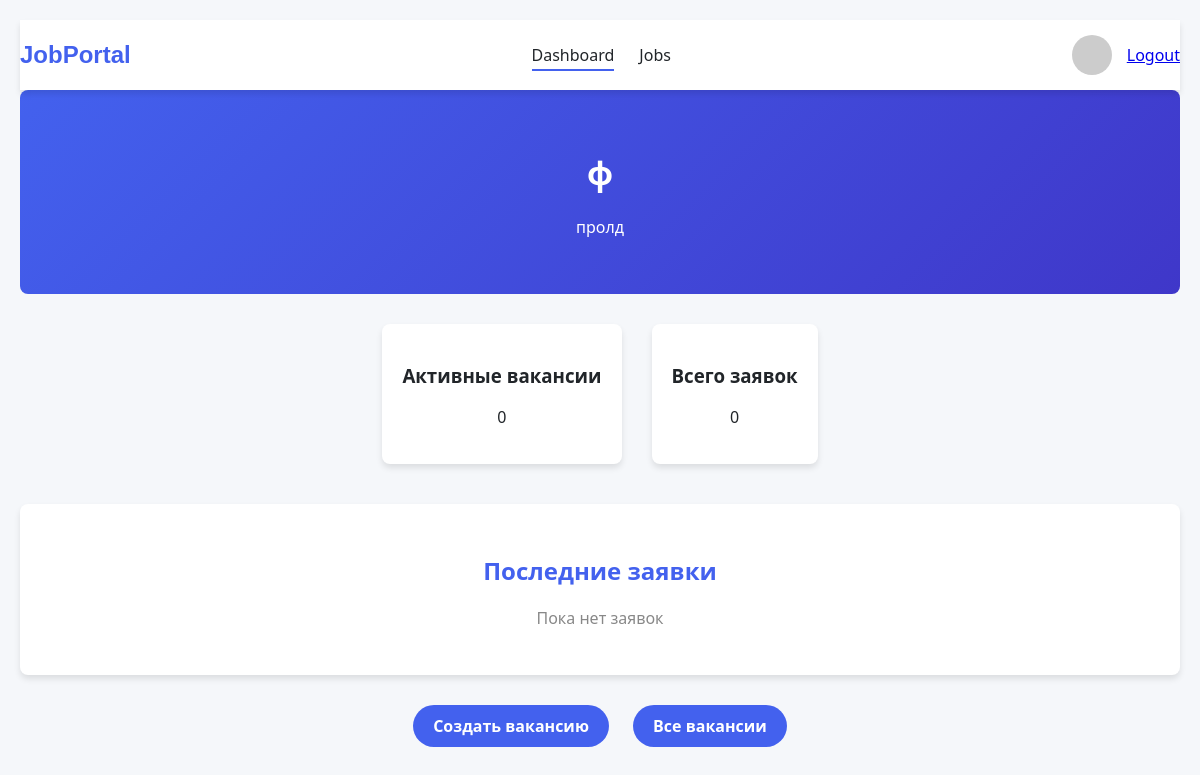
Before: /company/dashboard (signed in) with the older database file.
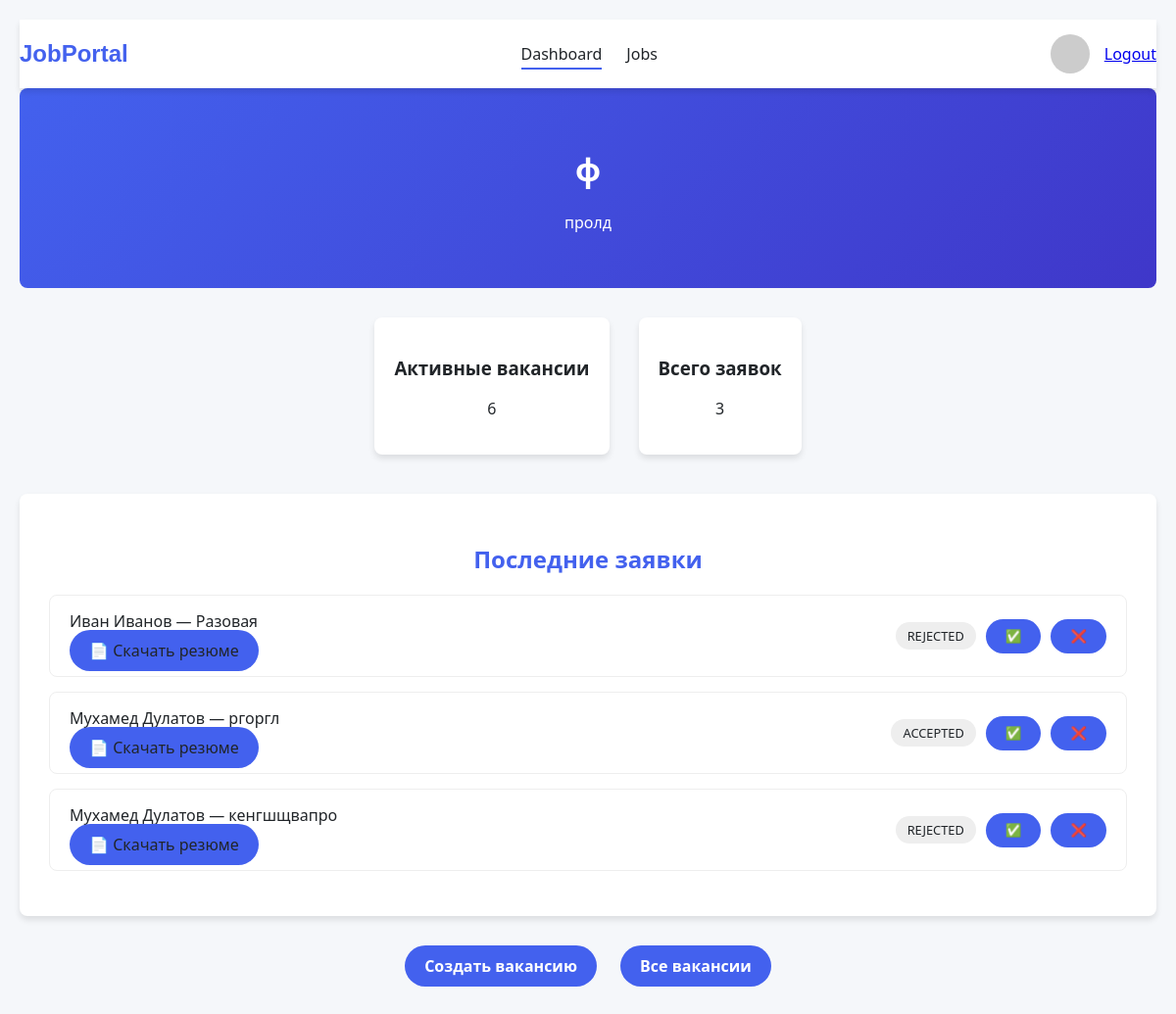
After: the same page with the newer database file.
### app.py (models this page shows, shortened)
class Company(db.Model):
    __tablename__ = 'companies'
    id = db.Column(db.Integer, primary_key=True)
    name = db.Column(db.String(100), nullable=False)
    website = db.Column(db.String(200))
    about = db.Column(db.Text)
    photo = db.Column(db.String(200))
    size = db.Column(db.Integer)
    contact_info = db.Column(db.Text, nullable=False)
    document = db.Column(db.String(200))
    created_at = db.Column(db.DateTime, default=datetime.utcnow)
    username = db.Column(db.String(80), unique=True, nullable=False)
    password = db.Column(db.String(256), nullable=False)
    job_offers = db.relationship('JobOffer', back_populates='company', lazy=True)
    employees = db.relationship('CompanyEmployee', back_populates='company', lazy=True)

class Application(db.Model):
    __tablename__ = 'applications'
    id = db.Column(db.Integer, primary_key=True)
    status = db.Column(db.String(20), default='under_review')
    message = db.Column(db.Text)
    created_at = db.Column(db.DateTime, default=datetime.utcnow)
    updated_at = db.Column(db.DateTime, onupdate=datetime.utcnow)
    user_id = db.Column(db.Integer, db.ForeignKey('users.id'), nullable=False)
    resume_id = db.Column(db.Integer, db.ForeignKey('resumes.id'), nullable=False)
    job_offer_id = db.Column(db.Integer, db.ForeignKey('job_offers.id'), nullable=False)
    applicant = db.relationship('User', back_populates='applications')
    resume = db.relationship('Resume', back_populates='applications')
    job_offer = db.relationship('JobOffer', back_populates='applications')  # This is correct

class User(UserMixin, db.Model):
    __tablename__ = 'users'
    id = db.Column(db.Integer, primary_key=True)
    first_name = db.Column(db.String(100))
    last_name = db.Column(db.String(100))
    email = db.Column(db.String(120))
    phone_code = db.Column(db.String(10))
    phone_number = db.Column(db.String(20))
    city = db.Column(db.String(100))
    min_salary = db.Column(db.Integer)
    currency = db.Column(db.String(10), default='руб.')
    payment_period = db.Column(db.String(50))
    desired_offer_title = db.Column(db.String(100))
    username = db.Column(db.String(80), unique=True)
    password = db.Column(db.String(256), nullable=False)
    reset_token = db.Column(db.String(100))
    avatar = db.Column(db.String(200))
    about = db.Column(db.Text)
    skills = db.Column(db.String(500))
    created_at = db.Column(db.DateTime, default=datetime.utcnow)
    resumes = db.relationship('Resume', back_populates='user', lazy=True)
    applications = db.relationship('Application', back_populates='applicant', lazy=True)
    job_offers = db.relationship('JobOffer', back_populates='author', lazy=True)
    posted_jobs = db.relationship('JobOffer', back_populates='user', lazy='dynamic')

class JobOffer(db.Model):
    __tablename__ = 'job_offers'
    id = db.Column(db.Integer, primary_key=True)
    job_title = db.Column(db.String(100), nullable=False)
    location = db.Column(db.String(100), nullable=False)
    category = db.Column(db.String(100), nullable=False)
    job_type = db.Column(db.String(50), nullable=False)
    describe_position = db.Column(db.Text)
    unique_journey = db.Column(db.Text)
    employee_expectations = db.Column(db.Text)
    employee_contribution = db.Column(db.Text)
    team_description = db.Column(db.Text)
    interview_process = db.Column(db.Text)
    salary_range = db.Column(db.String(100))
    benefits = db.Column(db.Text)
    payment_frequency = db.Column(db.String(50))
    user_id = db.Column(db.Integer, db.ForeignKey('users.id'))  # внешний ключ
    user = db.relationship('User', back_populates='posted_jobs')  # это и есть нужное свойство
    company_id = db.Column(db.Integer, db.ForeignKey('companies.id'), nullable=False)
    company = db.relationship('Company', back_populates='job_offers')
    author = db.relationship('User', back_populates='job_offers')  # Changed from 'posted_jobs'
    applications = db.relationship('Application', back_populates='job_offer', lazy=True)

### app.py (the view)
@app.route('/company/dashboard')
def company_dashboard():
    if 'company_id' not in session:
        return redirect(url_for('company_login'))
    conn = get_db_connection()
    cursor = conn.cursor()
    cursor.execute("SELECT * FROM companies WHERE id = ?", (session['company_id'],))
    company = cursor.fetchone()
    if not company:
        flash('Компания не найдена', 'error')
        return redirect(url_for('company_login'))
    cursor.execute("SELECT * FROM job_offers WHERE company_id = ?", (company['id'],))
    jobs = cursor.fetchall()
    cursor.execute("""
        SELECT
            a.id,
            a.status,
            a.created_at,
            a.resume_id,
            u.first_name,
            u.last_name,
            j.job_title
        FROM applications a
        JOIN users u ON a.user_id = u.id
        JOIN job_offers j ON a.job_offer_id = j.id
        WHERE j.company_id = ?
        ORDER BY a.created_at DESC
        LIMIT 5
    """, (company['id'],))
    applications = cursor.fetchall()
    conn.close()
    return render_template('company/dashboard.html',
                           company=company,
                           jobs=jobs,
                           applications=applications)

### app.py (called while the page is built, shortened)
@app.before_request
def create_admin_if_needed():
    global admin_created

@app.context_processor
def inject_user():
    return dict(current_user=current_user)

def get_db_connection():
    conn = sqlite3.connect("mydatabase.db")
    conn.row_factory = sqlite3.Row
    return conn

### templates/company/dashboard.html (shortened to what this page needs)
<!DOCTYPE html>
<html lang="en">
<head>
</head>
<body>
<div class="container">
    <header>
        <div class="container header-container">
            <a href="{{ url_for('company_dashboard') }}" class="logo">JobPortal</a>
            <nav class="nav-links">
                <a href="{{ url_for('company_dashboard') }}" class="active">Dashboard</a>
                <a href="{{ url_for('company_jobs') }}" >Jobs</a>
            </nav>
            <div class="user-menu">
                {% if current_user.avatar %}
                    <img src="{{ url_for('static', filename='uploads/' + current_user.avatar) }}" alt="User Avatar" class="avatar">
                {% else %}
                    <div class="avatar" style="background-color: #ccc; display: flex; align-items: center; justify-content: center;">
                    </div>
                {% endif %}
                <a href="{{ url_for('logout') }}">Logout</a>
            </div>
        </div>
    </header>
    <div class="company-header">
        <h1>{{ company['name'] }}</h1>
        <p>{{ company['about'] }}</p>
    </div>
    <div class="company-stats">
        <div class="stat-card">
            <h3>Активные вакансии</h3>
            <p>{{ jobs|length }}</p>
        </div>
        <div class="stat-card">
            <h3>Всего заявок</h3>
            <p>{{ applications|length }}</p>
        </div>
    </div>
    <div class="recent-applications">
        <h2>Последние заявки</h2>
        {% if applications %}
            <ul style="list-style: none; padding: 0;">
                {% for app in applications %}
                    <li class="application-item">
                        <div style="flex: 1 1 auto;">
                            <a href="{{ url_for('view_application', app_id=app['id']) }}">
                                {{ app['first_name'] }} {{ app['last_name'] }} — {{ app['job_title'] }}
                            </a>
                            <div style="margin-top: 8px;">
                                <a href="{{ url_for('download_resume', resume_id=app['resume_id']) }}" class="btn">📄 Скачать резюме</a>
                            </div>
                        </div>
                        <div style="display: flex; align-items: center; gap: 10px;">
                            <span class="status-badge {{ app['status'] }}">{{ app['status'] }}</span>
                            <button class="btn" onclick="updateStatus({{ app['id'] }}, 'accepted')">✅</button>
                            <button class="btn" onclick="updateStatus({{ app['id'] }}, 'rejected')">❌</button>
                        </div>
                    </li>
                {% endfor %}
            </ul>
        {% else %}
            <p style="text-align: center; color: #888;">Пока нет заявок</p>
        {% endif %}
    </div>
    <div class="company-actions">
        <a href="{{ url_for('create_job_offer') }}" class="btn">Создать вакансию</a>
        <a href="{{ url_for('company_jobs') }}" class="btn">Все вакансии</a>
    </div>
</div>
</body>
</html>

### templates/company/dashboard.html (style rules this page uses)
:root { --primary-color: #4361ee; --secondary-color: #3f37c9; --light-color: #f8f9fa; --dark-color: #212529; --border-radius: 8px; --box-shadow: 0 4px 6px rgba(0, 0, 0, 0.1); --transition: all 0.3s ease; }
body { font-family: 'Segoe UI', Tahoma, Geneva, Verdana, sans-serif; background-color: #f5f7fa; color: var(--dark-color); margin: 0; }
.container { max-width: 1200px; margin: 0 auto; padding: 20px; }
.company-header { background: linear-gradient(135deg, var(--primary-color), var(--secondary-color)); color: white; padding: 40px 20px; border-radius: var(--border-radius); text-align: center; margin-bottom: 30px; }
.btn { background-color: var(--primary-color); color: white; border: none; padding: 10px 20px; border-radius: 50px; cursor: pointer; font-weight: bold; text-decoration: none; transition: var(--transition); }
.company-stats { display: flex; justify-content: center; gap: 30px; margin-bottom: 40px; flex-wrap: wrap; }
.stat-card { background: white; padding: 20px; border-radius: var(--border-radius); text-align: center; box-shadow: var(--box-shadow); }
.recent-applications { background: white; padding: 30px; border-radius: var(--border-radius); box-shadow: var(--box-shadow); margin-bottom: 40px; }
.recent-applications h2 { margin-bottom: 20px; text-align: center; color: var(--primary-color); }
.application-item { border: 1px solid #eee; padding: 15px 20px; border-radius: 8px; margin-bottom: 15px; display: flex; justify-content: space-between; align-items: center; flex-wrap: wrap; }
.application-item a { text-decoration: none; color: var(--dark-color); font-weight: 500; }
.status-badge { padding: 5px 12px; border-radius: 20px; background-color: #eee; font-size: 0.8rem; text-transform: uppercase; }
.company-actions { text-align: center; margin-bottom: 50px; }
.company-actions .btn { margin: 10px; }
header { background-color: white; box-shadow: var(--box-shadow); position: sticky; top: 0; z-index: 100; }
.header-container { display: flex; justify-content: space-between; align-items: center; padding: 15px 0; }
.logo { font-family: 'Poppins', sans-serif; font-weight: 700; font-size: 24px; color: var(--primary-color); text-decoration: none; }
.nav-links { display: flex; gap: 25px; }
.nav-links a { text-decoration: none; color: var(--dark-color); font-weight: 500; transition: var(--transition); position: relative; }
.nav-links a.active::after { content: ''; position: absolute; bottom: -5px; left: 0; width: 100%; height: 2px; background-color: var(--primary-color); }
.user-menu { display: flex; align-items: center; gap: 15px; }
.avatar { width: 40px; height: 40px; border-radius: 50%; object-fit: cover; }

Changed rows visible on the page:
added Application: first_name "Иван", last_name "Иванов", job_title "Разовая", status "REJECTED"
added Application: first_name "Мухамед", last_name "Дулатов", job_title "ргоргл", status "ACCEPTED"
added Application: first_name "Мухамед", last_name "Дулатов", job_title "кенгшщвапро", status "REJECTED"
Other visible differences:
{{ jobs|length }}: "0" → "6"
{{ applications|length }}: "0" → "3"
text no longer shown: "Пока нет заявок"
